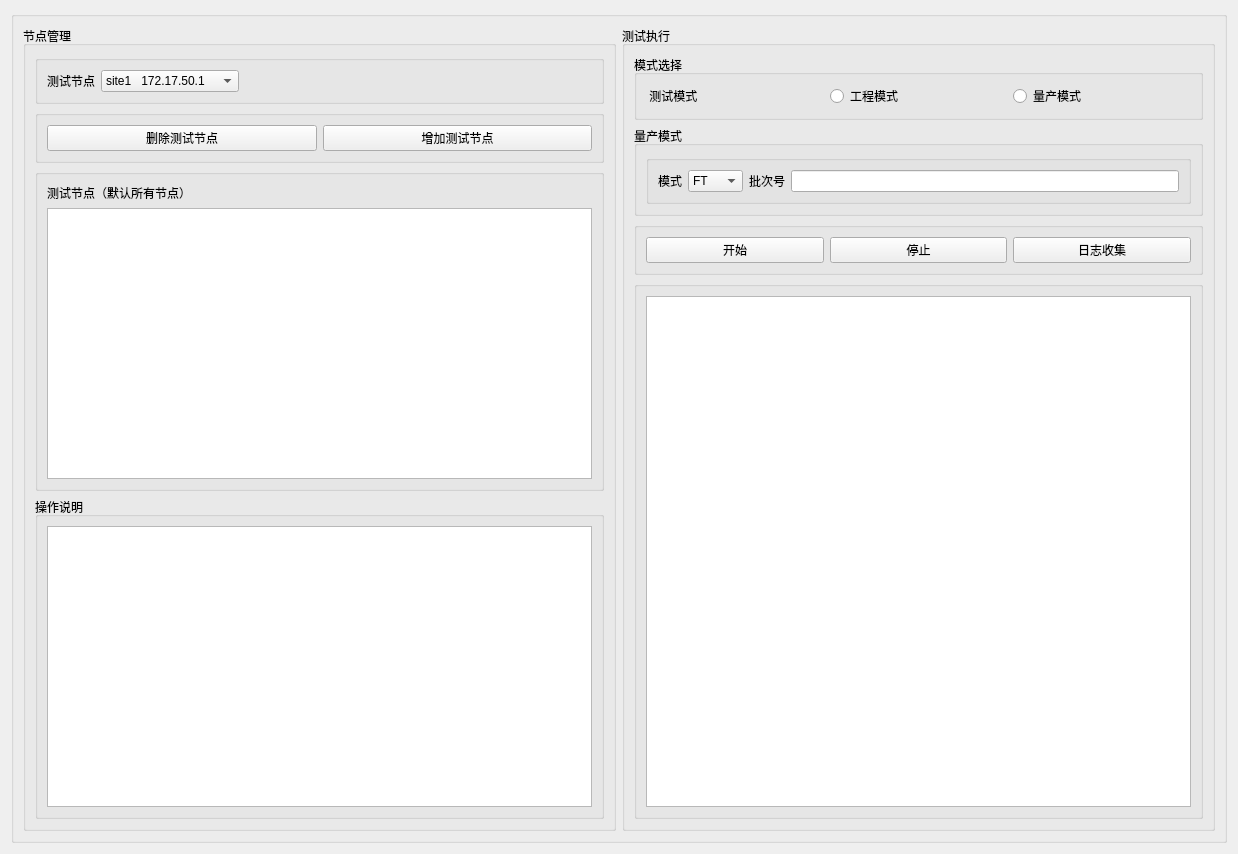
<?xml version="1.0" encoding="UTF-8"?>
<ui version="4.0">
 <class>Form</class>
 <widget class="QWidget" name="Form">
  <property name="geometry">
   <rect>
    <x>0</x>
    <y>0</y>
    <width>1238</width>
    <height>854</height>
   </rect>
  </property>
  <property name="windowTitle">
   <string>Form</string>
  </property>
  <layout class="QGridLayout" name="gridLayout">
   <item row="1" column="0" rowspan="2" colspan="2">
    <widget class="QGroupBox" name="groupBox_4">
     <property name="title">
      <string/>
     </property>
     <layout class="QHBoxLayout" name="horizontalLayout">
      <item>
       <widget class="QGroupBox" name="groupBox">
        <property name="title">
         <string>节点管理</string>
        </property>
        <layout class="QVBoxLayout" name="verticalLayout">
         <item>
          <widget class="QGroupBox" name="groupBox_7">
           <property name="title">
            <string/>
           </property>
           <layout class="QHBoxLayout" name="horizontalLayout_2">
            <item>
             <widget class="QLabel" name="label_3">
              <property name="text">
               <string>测试节点</string>
              </property>
             </widget>
            </item>
            <item>
             <widget class="QComboBox" name="comboBox">
              <item>
               <property name="text">
                <string>site1   172.17.50.1</string>
               </property>
              </item>
              <item>
               <property name="text">
                <string>site2   172.17.50.2</string>
               </property>
              </item>
              <item>
               <property name="text">
                <string>site3   172.17.50.3</string>
               </property>
              </item>
              <item>
               <property name="text">
                <string>site4   172.17.50.4</string>
               </property>
              </item>
              <item>
               <property name="text">
                <string>site5   172.17.50.5</string>
               </property>
              </item>
              <item>
               <property name="text">
                <string>site6   172.17.50.6</string>
               </property>
              </item>
              <item>
               <property name="text">
                <string>site7   172.17.50.7</string>
               </property>
              </item>
              <item>
               <property name="text">
                <string>site8   172.17.50.8</string>
               </property>
              </item>
              <item>
               <property name="text">
                <string>site9   172.17.50.9</string>
               </property>
              </item>
              <item>
               <property name="text">
                <string>site10 172.17.50.10</string>
               </property>
              </item>
              <item>
               <property name="text">
                <string>site11 172.17.50.11</string>
               </property>
              </item>
              <item>
               <property name="text">
                <string>site12 172.17.50.12</string>
               </property>
              </item>
             </widget>
            </item>
            <item>
             <spacer name="horizontalSpacer_3">
              <property name="orientation">
               <enum>Qt::Horizontal</enum>
              </property>
              <property name="sizeHint" stdset="0">
               <size>
                <width>40</width>
                <height>20</height>
               </size>
              </property>
             </spacer>
            </item>
           </layout>
          </widget>
         </item>
         <item>
          <widget class="QGroupBox" name="groupBox_8">
           <property name="title">
            <string/>
           </property>
           <layout class="QHBoxLayout" name="horizontalLayout_3">
            <item>
             <widget class="QPushButton" name="pushButton_5">
              <property name="text">
               <string>删除测试节点</string>
              </property>
             </widget>
            </item>
            <item>
             <widget class="QPushButton" name="pushButton_4">
              <property name="text">
               <string>增加测试节点</string>
              </property>
             </widget>
            </item>
           </layout>
          </widget>
         </item>
         <item>
          <widget class="QGroupBox" name="groupBox_5">
           <property name="title">
            <string/>
           </property>
           <layout class="QVBoxLayout" name="verticalLayout_3">
            <item>
             <widget class="QLabel" name="label_4">
              <property name="text">
               <string>测试节点（默认所有节点）</string>
              </property>
             </widget>
            </item>
            <item>
             <widget class="QTextBrowser" name="textBrowser"/>
            </item>
           </layout>
          </widget>
         </item>
         <item>
          <widget class="QGroupBox" name="groupBox_14">
           <property name="title">
            <string>操作说明</string>
           </property>
           <layout class="QHBoxLayout" name="horizontalLayout_9">
            <item>
             <widget class="QTextBrowser" name="textBrowser_3">
              <property name="maximumSize">
               <size>
                <width>16777215</width>
                <height>16777215</height>
               </size>
              </property>
             </widget>
            </item>
           </layout>
          </widget>
         </item>
        </layout>
       </widget>
      </item>
      <item>
       <widget class="QGroupBox" name="groupBox_2">
        <property name="title">
         <string>测试执行</string>
        </property>
        <layout class="QVBoxLayout" name="verticalLayout_2">
         <item>
          <widget class="QGroupBox" name="groupBox_11">
           <property name="title">
            <string>模式选择</string>
           </property>
           <layout class="QHBoxLayout" name="horizontalLayout_5">
            <item>
             <widget class="QLabel" name="label_2">
              <property name="text">
               <string> 测试模式</string>
              </property>
             </widget>
            </item>
            <item>
             <widget class="QRadioButton" name="radioButton">
              <property name="text">
               <string>工程模式</string>
              </property>
             </widget>
            </item>
            <item>
             <widget class="QRadioButton" name="radioButton_2">
              <property name="text">
               <string>量产模式</string>
              </property>
             </widget>
            </item>
           </layout>
          </widget>
         </item>
         <item>
          <widget class="QGroupBox" name="groupBox_3">
           <property name="title">
            <string>量产模式</string>
           </property>
           <layout class="QVBoxLayout" name="verticalLayout_4">
            <item>
             <widget class="QGroupBox" name="groupBox_6">
              <property name="title">
               <string/>
              </property>
              <layout class="QHBoxLayout" name="horizontalLayout_6">
               <item>
                <widget class="QLabel" name="label_5">
                 <property name="text">
                  <string>模式</string>
                 </property>
                </widget>
               </item>
               <item>
                <widget class="QComboBox" name="comboBox_2">
                 <item>
                  <property name="text">
                   <string>FT</string>
                  </property>
                 </item>
                 <item>
                  <property name="text">
                   <string>RC1</string>
                  </property>
                 </item>
                 <item>
                  <property name="text">
                   <string>RC2</string>
                  </property>
                 </item>
                </widget>
               </item>
               <item>
                <widget class="QLabel" name="label">
                 <property name="text">
                  <string>批次号</string>
                 </property>
                </widget>
               </item>
               <item>
                <widget class="QLineEdit" name="lineEdit"/>
               </item>
              </layout>
             </widget>
            </item>
           </layout>
          </widget>
         </item>
         <item>
          <widget class="QGroupBox" name="groupBox_10">
           <property name="title">
            <string/>
           </property>
           <layout class="QHBoxLayout" name="horizontalLayout_4">
            <item>
             <widget class="QPushButton" name="pushButton">
              <property name="text">
               <string>开始</string>
              </property>
             </widget>
            </item>
            <item>
             <widget class="QPushButton" name="pushButton_2">
              <property name="text">
               <string>停止</string>
              </property>
             </widget>
            </item>
            <item>
             <widget class="QPushButton" name="pushButton_3">
              <property name="text">
               <string>日志收集</string>
              </property>
             </widget>
            </item>
           </layout>
          </widget>
         </item>
         <item>
          <widget class="QGroupBox" name="groupBox_9">
           <property name="title">
            <string/>
           </property>
           <layout class="QHBoxLayout" name="horizontalLayout_8">
            <item>
             <widget class="QTextBrowser" name="textBrowser_2"/>
            </item>
           </layout>
          </widget>
         </item>
        </layout>
       </widget>
      </item>
     </layout>
    </widget>
   </item>
  </layout>
 </widget>
 <resources/>
 <connections>
  <connection>
   <sender>pushButton_3</sender>
   <signal>clicked()</signal>
   <receiver>Form</receiver>
   <slot>close()</slot>
   <hints>
    <hint type="sourcelabel">
     <x>590</x>
     <y>191</y>
    </hint>
    <hint type="destinationlabel">
     <x>235</x>
     <y>162</y>
    </hint>
   </hints>
  </connection>
  <connection>
   <sender>pushButton_4</sender>
   <signal>clicked()</signal>
   <receiver>textBrowser</receiver>
   <slot>update()</slot>
   <hints>
    <hint type="sourcelabel">
     <x>109</x>
     <y>94</y>
    </hint>
    <hint type="destinationlabel">
     <x>170</x>
     <y>300</y>
    </hint>
   </hints>
  </connection>
  <connection>
   <sender>pushButton_5</sender>
   <signal>clicked()</signal>
   <receiver>textBrowser</receiver>
   <slot>clear()</slot>
   <hints>
    <hint type="sourcelabel">
     <x>233</x>
     <y>106</y>
    </hint>
    <hint type="destinationlabel">
     <x>170</x>
     <y>300</y>
    </hint>
   </hints>
  </connection>
 </connections>
</ui>
